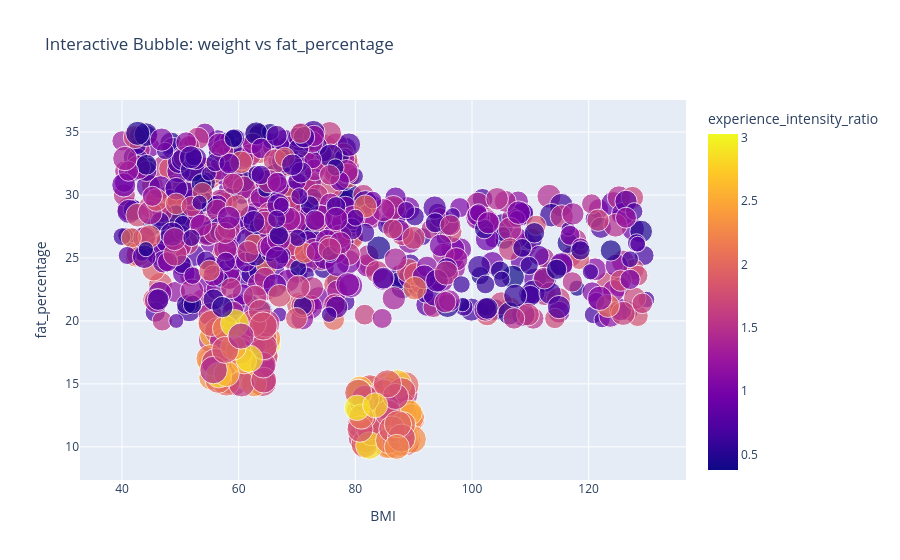

Write notebook code for a chart like this one.
### Code cell
fig = px.scatter(
    df, x='weight', y='fat_percentage',
    size='session_duration', color='experience_intensity_ratio',
    hover_data=['age','weight','height','workout_frequency'],
    title="Interactive Bubble: weight vs fat_percentage"
)
fig.update_layout(
    xaxis_title="BMI",
    yaxis_title="fat_percentage"
)
fig.show()

### Figure 1 — Plotly figure (JSON) as saved in the notebook; plotly's stock layout.template omitted (floating-point values rounded to 4 significant figures; data arrays with more than 128 entries replaced by an {"elided": "..."} marker saying what was removed)
{"data": [{"customdata": {"elided": "973x3 float values"}, "hovertemplate": "weight=%{x}<br>fat_percentage=%{y}<br>session_duration=%{marker.size}<br>age=%{customdata[0]}<br>height=%{customdata[1]}<br>workout_frequency=%{customdata[2]}<br>experience_intensity_ratio=%{marker.color}<extra></extra>", "legendgroup": "", "marker": {"color": {"elided": "973 float values"}, "coloraxis": "coloraxis", "size": {"elided": "973 float values"}, "sizemode": "area", "sizeref": 0.005, "symbol": "circle"}, "mode": "markers", "name": "", "orientation": "v", "showlegend": false, "type": "scatter", "x": {"elided": "973 float values"}, "xaxis": "x", "y": {"elided": "973 float values"}, "yaxis": "y"}], "layout": {"coloraxis": {"colorbar": {"title": {"text": "experience_intensity_ratio"}}, "colorscale": [[0, "#0d0887"], [0.1111, "#46039f"], [0.2222, "#7201a8"], [0.3333, "#9c179e"], [0.4444, "#bd3786"], [0.5556, "#d8576b"], [0.6667, "#ed7953"], [0.7778, "#fb9f3a"], [0.8889, "#fdca26"], [1, "#f0f921"]]}, "legend": {"itemsizing": "constant", "tracegroupgap": 0}, "title": {"text": "Interactive Bubble: weight vs fat_percentage"}, "xaxis": {"anchor": "y", "domain": [0, 1], "title": {"text": "BMI"}}, "yaxis": {"anchor": "x", "domain": [0, 1], "title": {"text": "fat_percentage"}}}}
